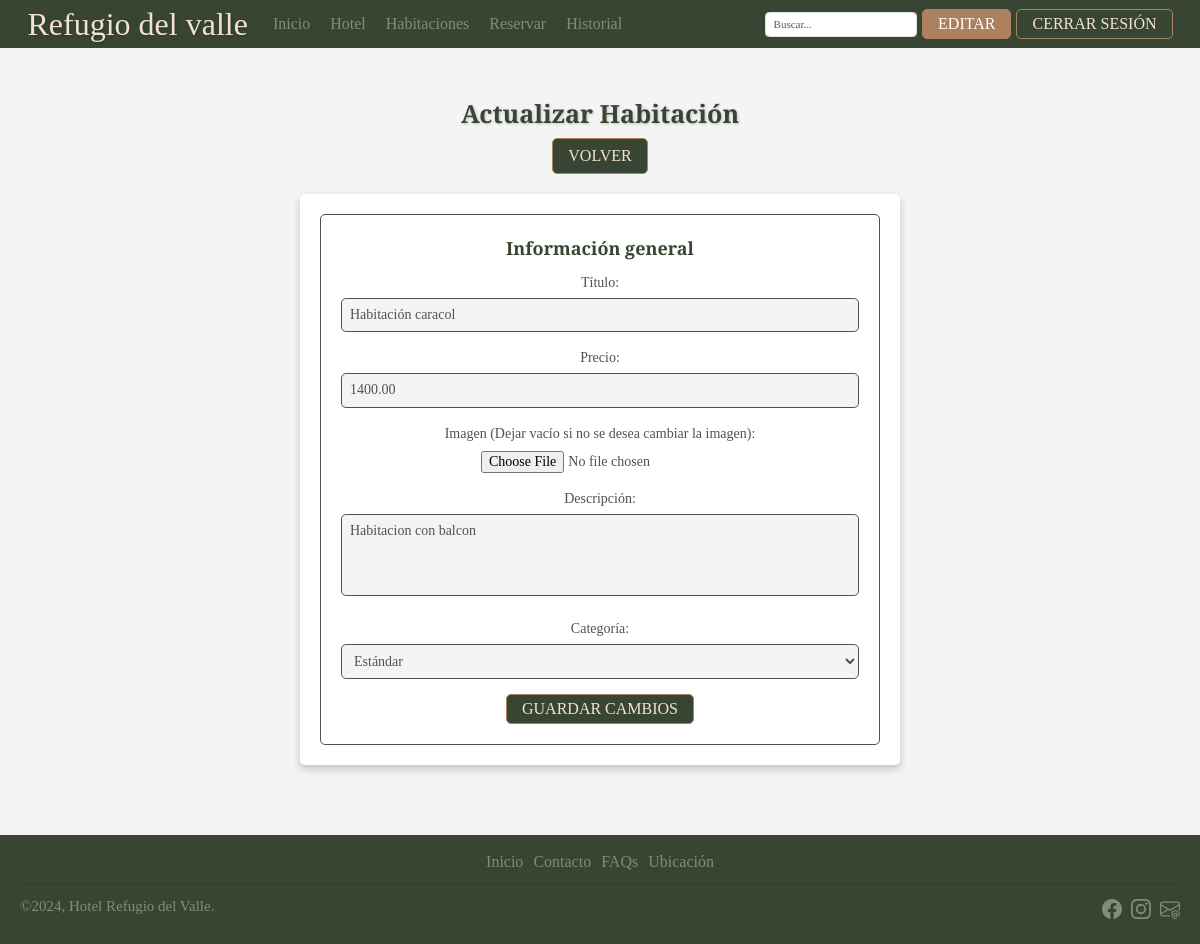
The page /admin/habitaciones/actualizar.php?id=10 (signed in) on the database as committed earlier.
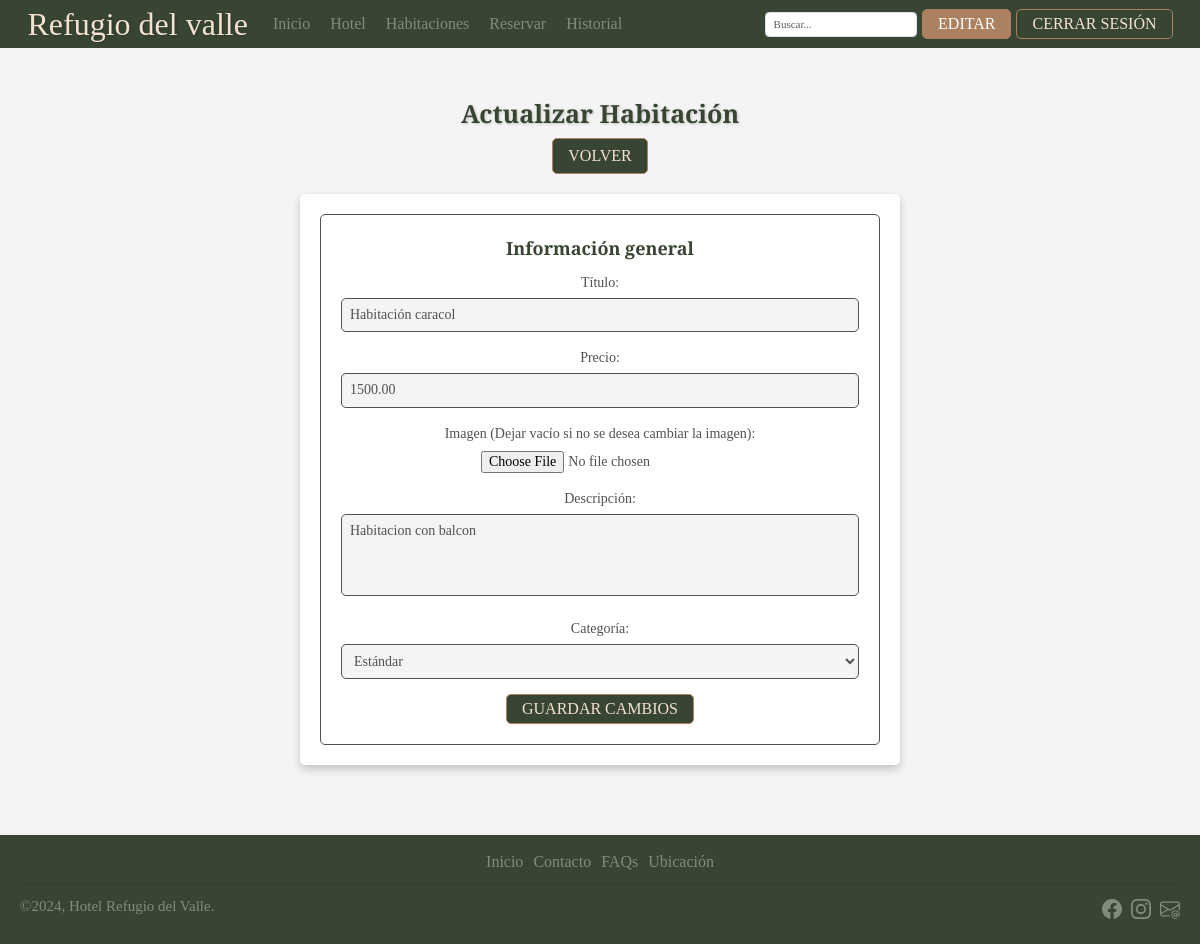
The same page on the database as committed later.
### tables this page shows
CREATE TABLE `habitaciones` (
  `id` int(11) NOT NULL,
  `titulo` varchar(255) NOT NULL,
  `precio` decimal(10,2) NOT NULL,
  `imagen` varchar(255) NOT NULL,
  `descripcion` text NOT NULL,
  `fecha_creacion` timestamp NOT NULL DEFAULT current_timestamp(),
  `categoria` enum('Estandar','Superior') NOT NULL DEFAULT 'Estandar',
  `disponibilidad` tinyint(1) NOT NULL DEFAULT 1
);

### admin/habitaciones/actualizar.php (the view, shortened to what the changed rows need)
<?php
include $_SERVER['DOCUMENT_ROOT'] . '/public/config/config.inc.php';
$id = $_GET['id'] ?? null;
try {
    $sql = "SELECT * FROM habitaciones WHERE id = :id";
    $stmt = $conn->prepare($sql);
    $stmt->execute([':id' => $id]);
    $habitacion = $stmt->fetch(PDO::FETCH_ASSOC);
} catch (PDOException $e) {
    die("Error al obtener los datos: " . $e->getMessage());
}
?>
<!DOCTYPE html>
<html lang="es">
<head>
    <link href="https://cdn.jsdelivr.net/npm/bootstrap@5.3.3/dist/css/bootstrap.min.css" rel="stylesheet"
>
    <link rel="stylesheet" href="/public/css/normalize.css">
    <link rel="stylesheet" href="/public/css/index.css">
</head>
<body>
    <header class="navbar navbar-expand-md">
        <div class="container-fluid">
            <a class="margen" href="/public/index.php">
                <h1>Refugio del valle</h1>
            </a>
        </div>
    </header>
    <main class="contenedor">
        <h1 class="titulo-admin">Actualizar Habitación</h1>
        <form action="/public/actualizar_habitacion.php" class="formulario-crear" method="POST"
            enctype="multipart/form-data">
            <fieldset>
                <legend>Información general</legend>
                <label for="titulo">Título:</label>
                <input type="text" name="titulo" id="titulo" class="input"
                    value="<?= htmlspecialchars($habitacion['titulo']) ?>" required>
                <label for="precio">Precio:</label>
                <input type="number" name="precio" id="precio" class="input"
                    value="<?= htmlspecialchars($habitacion['precio']) ?>" required>
                <label for="imagen">Imagen (Dejar vacío si no se desea cambiar la imagen):</label>
                <input type="file" name="imagen" id="imagen" class="input-file" accept="image/jpeg, image/png, image/avif">
                <label for="descripcion">Descripción:</label>
                <textarea name="descripcion" id="descripcion" class="textarea" rows="4"
                    required><?= htmlspecialchars($habitacion['descripcion']) ?></textarea>
                <label for="categoria">Categoría:</label>
                <select id="categoria" name="categoria" required>
                    <option value="Estandar" <?= $habitacion['categoria'] === 'Estandar' ? 'selected' : '' ?>>Estándar
                    </option>
                </select>
                <button type="submit" class="botones btn-crud mayusculas">Guardar Cambios</button>
            </fieldset>
        </form>
    </main>
</body>
</html>

Rows that differ between the two databases and show on the page:
changed habitaciones "Habitación caracol": precio "1400.00" → "1500.00"
